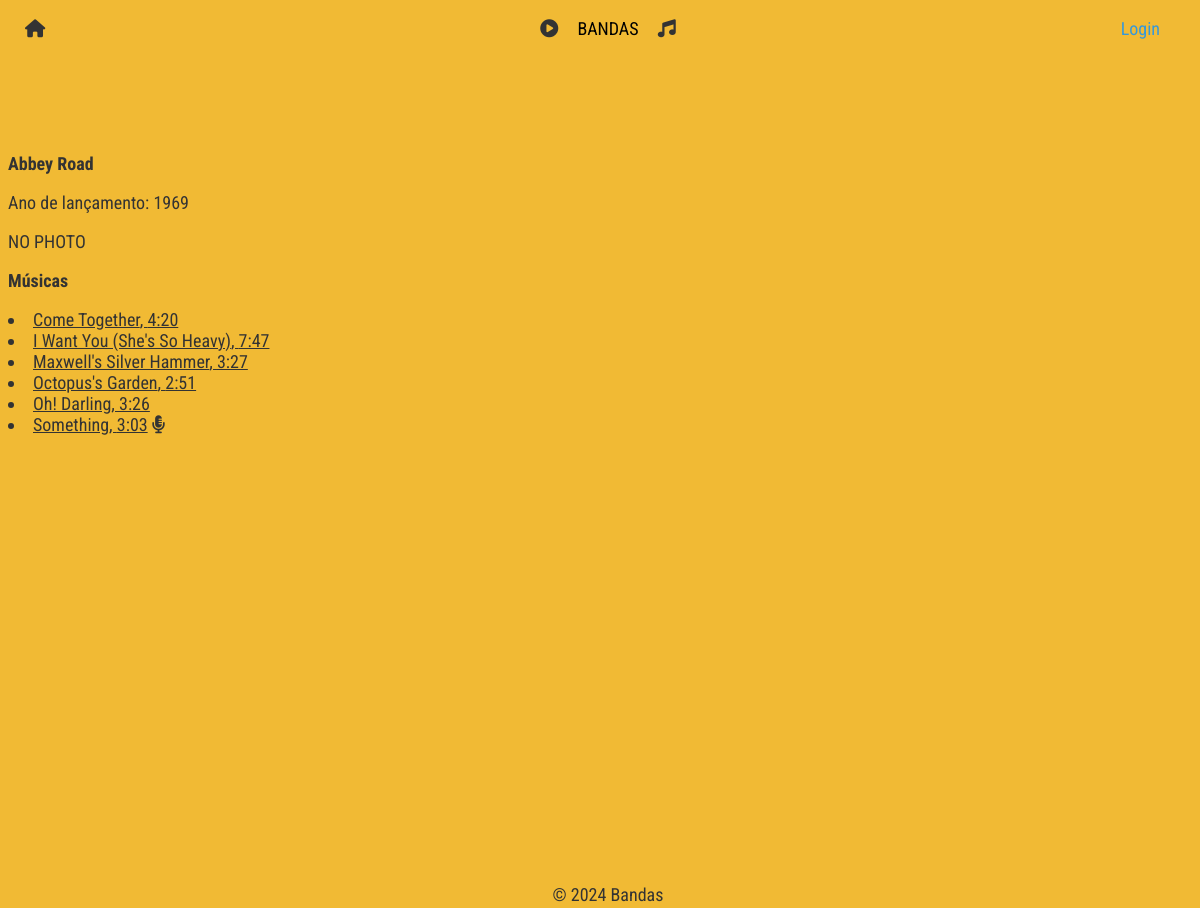
Page /bandas/album/1/ on the committed database.
### bandas/models.py (models this page shows, shortened)
class Album(models.Model):
    banda = models.ForeignKey(Banda, on_delete=models.CASCADE, null=True)
    titulo = models.CharField(max_length=100)
    ano = models.IntegerField()
    capa = models.ImageField(upload_to='capas_albuns/', blank=True)

class Musica(models.Model):
    album = models.ForeignKey(Album, on_delete=models.CASCADE)
    titulo = models.CharField(max_length=100)
    duracao = models.CharField(max_length=100)
    spotify_link = models.URLField(blank=True)
    letra = models.TextField(default='', null=True, blank=True)
    bio = models.TextField(default='', null=True, blank=True)

### bandas/views.py (the view)
# urls.py: path('album/<int:album_id>/', views.album_view, name="album"),
def album_view(request,album_id):
    context = {
        'album': Album.objects.get(id=album_id),
        'musicas': Musica.objects.filter(album = album_id).order_by('titulo')
    }
    return render(request,'bandas/album.html',context)

### bandas/templates/bandas/album.html (shortened to what this page needs)
{% extends 'bandas/layout.html' %}
{% block content %}
<body class = "album" ></body>
    <h2>{{ album.titulo }}</h2>
    <p> Ano de lançamento: {{ album.ano }}</p>
    {% if album.capa %}
    <p> <img src = '{{album.capa.url}}' style="max-width: 30%;"></p>
    {% else %}
    <p>NO PHOTO</p>
    {% endif %}
    <h3>Músicas</h3>
    {% for musica in musicas %}
        <li>
            <a href="{% url 'bandas:musica' musica.id %}">{{ musica.titulo }}, {{ musica.duracao }}</a>
            {% if musica.letra %}
                <i class="fa-solid fa-microphone-lines"></i>
            {% endif %}
        </li>
    {% endfor %}
{% endblock %}

### bandas/static/bandas/estilos.css (style rules this page uses)
:root { --primary-color: #3498db; --secondary-color: #2ecc71; --hover-color: #e74c3c; --active-color: #9b59b6; }
* { font-family: "Roboto Condensed", sans-serif; font-size: 18px; color: #333; }
.album { background-color: #f1ba34; background-image: url("https://cdn.pixabay.com/photo/2022/05/11/15/34/remote-controller-7189624_1280.png"); background-size: 50%; background-repeat: no-repeat; background-position: 600px 250px; height: 100vh; width: 100%; }

### rows in the picture
Album: titulo "Abbey Road", ano "1969"
Musica: titulo "Come Together", duracao "4:20"
Musica: titulo "I Want You (She's So Heavy)", duracao "7:47"
Musica: titulo "Maxwell's Silver Hammer", duracao "3:27"
Musica: titulo "Octopus's Garden", duracao "2:51"
Musica: titulo "Oh! Darling", duracao "3:26"
Musica: titulo "Something", duracao "3:03"
